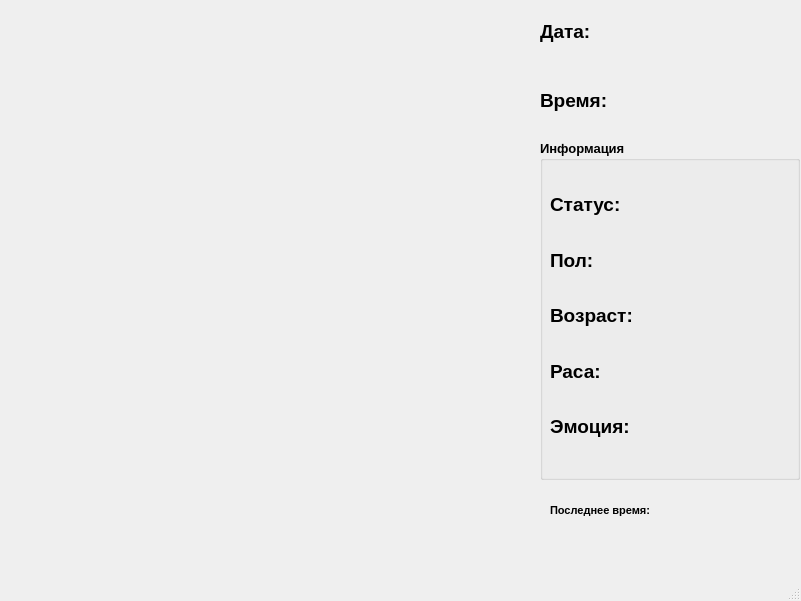
<?xml version="1.0" encoding="UTF-8"?>
<ui version="4.0">
 <class>MainWindow</class>
 <widget class="QMainWindow" name="MainWindow">
  <property name="geometry">
   <rect>
    <x>0</x>
    <y>0</y>
    <width>801</width>
    <height>601</height>
   </rect>
  </property>
  <property name="windowTitle">
   <string>MainWindow</string>
  </property>
  <widget class="QWidget" name="centralwidget">
   <widget class="QWidget" name="gridLayoutWidget">
    <property name="geometry">
     <rect>
      <x>540</x>
      <y>0</y>
      <width>261</width>
      <height>131</height>
     </rect>
    </property>
    <layout class="QGridLayout" name="TimeLayout">
     <item row="0" column="0">
      <widget class="QLabel" name="DateNameLabel">
       <property name="font">
        <font>
         <pointsize>14</pointsize>
         <weight>75</weight>
         <bold>true</bold>
        </font>
       </property>
       <property name="toolTipDuration">
        <number>1</number>
       </property>
       <property name="text">
        <string>Дата:</string>
       </property>
       <property name="alignment">
        <set>Qt::AlignLeading|Qt::AlignLeft|Qt::AlignVCenter</set>
       </property>
      </widget>
     </item>
     <item row="1" column="0">
      <widget class="QLabel" name="TimeNameLabel">
       <property name="font">
        <font>
         <pointsize>14</pointsize>
         <weight>75</weight>
         <bold>true</bold>
        </font>
       </property>
       <property name="toolTipDuration">
        <number>1</number>
       </property>
       <property name="text">
        <string>Время:</string>
       </property>
       <property name="alignment">
        <set>Qt::AlignLeading|Qt::AlignLeft|Qt::AlignVCenter</set>
       </property>
      </widget>
     </item>
    </layout>
   </widget>
   <widget class="QGroupBox" name="InformationBox">
    <property name="geometry">
     <rect>
      <x>540</x>
      <y>140</y>
      <width>260</width>
      <height>340</height>
     </rect>
    </property>
    <property name="font">
     <font>
      <pointsize>10</pointsize>
      <weight>75</weight>
      <bold>true</bold>
     </font>
    </property>
    <property name="title">
     <string>Информация</string>
    </property>
    <widget class="QWidget" name="verticalLayoutWidget">
     <property name="geometry">
      <rect>
       <x>10</x>
       <y>40</y>
       <width>241</width>
       <height>271</height>
      </rect>
     </property>
     <layout class="QVBoxLayout" name="verticalLayout">
      <item>
       <widget class="QLabel" name="StatusLabel">
        <property name="font">
         <font>
          <pointsize>14</pointsize>
          <weight>75</weight>
          <bold>true</bold>
         </font>
        </property>
        <property name="text">
         <string>Статус:</string>
        </property>
       </widget>
      </item>
      <item>
       <widget class="QLabel" name="GenderLabel">
        <property name="font">
         <font>
          <pointsize>14</pointsize>
          <weight>75</weight>
          <bold>true</bold>
         </font>
        </property>
        <property name="text">
         <string>Пол:</string>
        </property>
       </widget>
      </item>
      <item>
       <widget class="QLabel" name="AgeLabel">
        <property name="font">
         <font>
          <pointsize>14</pointsize>
          <weight>75</weight>
          <bold>true</bold>
         </font>
        </property>
        <property name="text">
         <string>Возраст:</string>
        </property>
       </widget>
      </item>
      <item>
       <widget class="QLabel" name="RaceLabel">
        <property name="font">
         <font>
          <pointsize>14</pointsize>
          <weight>75</weight>
          <bold>true</bold>
         </font>
        </property>
        <property name="text">
         <string>Раса:</string>
        </property>
       </widget>
      </item>
      <item>
       <widget class="QLabel" name="EmotionLabel">
        <property name="font">
         <font>
          <pointsize>14</pointsize>
          <weight>75</weight>
          <bold>true</bold>
         </font>
        </property>
        <property name="text">
         <string>Эмоция:</string>
        </property>
       </widget>
      </item>
     </layout>
    </widget>
   </widget>
   <widget class="QLabel" name="LastTimeLabel">
    <property name="geometry">
     <rect>
      <x>550</x>
      <y>470</y>
      <width>239</width>
      <height>81</height>
     </rect>
    </property>
    <property name="font">
     <font>
      <pointsize>8</pointsize>
      <weight>75</weight>
      <bold>true</bold>
     </font>
    </property>
    <property name="text">
     <string>Последнее время:</string>
    </property>
   </widget>
   <widget class="QLabel" name="MainLabel">
    <property name="geometry">
     <rect>
      <x>10</x>
      <y>40</y>
      <width>500</width>
      <height>400</height>
     </rect>
    </property>
    <property name="text">
     <string/>
    </property>
   </widget>
  </widget>
  <widget class="QStatusBar" name="statusbar"/>
 </widget>
 <resources/>
 <connections/>
</ui>
